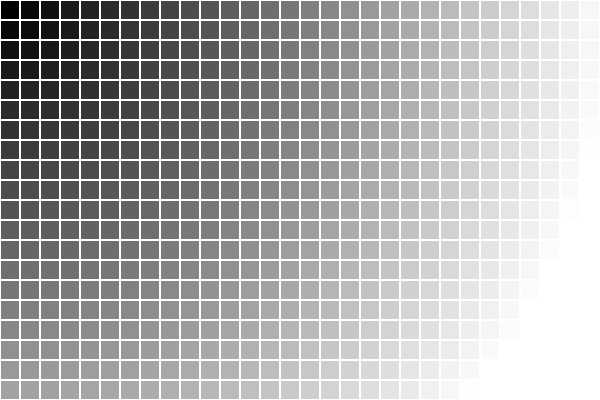
Frame 1 (no input)
Frame 60 (no input): identical to frame 1, image omitted
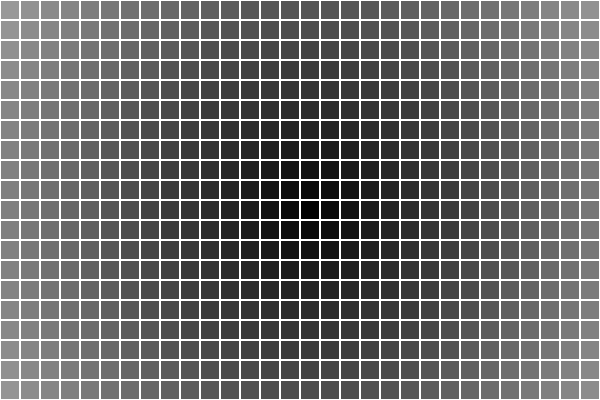
Frame 120 (the mouse pressed at the canvas centre since frame 60)

The p5.js sketch that drew these frames (run headless with seeded random() and noise() and a simulated clock; from frame 60 on, the mouse is pressed at the canvas centre):

// p5.js sketch
// ── sketch.js
// Example code from
// Coding Train "6.6: Nested Loops - Processing Tutorial"
// https://youtu.be/H7frvcAHXps

// the width of a recangle
var w = 20;

function setup() {
    createCanvas(600, 400);
}

function draw() {
    background(0);
    stroke(255);
    strokeWeight(2);

    for (var x = 0; x < width; x = x + w) {
        for (var y = 0; y < height; y = y + w) {
            // calculate the fill color from the distance between the 
            // recangle and the mouse pointer
            fill(map(dist(x, y, mouseX, mouseY), 0, 600, 0, 255));
            rect(x, y, w, w);
        }
    }
}
